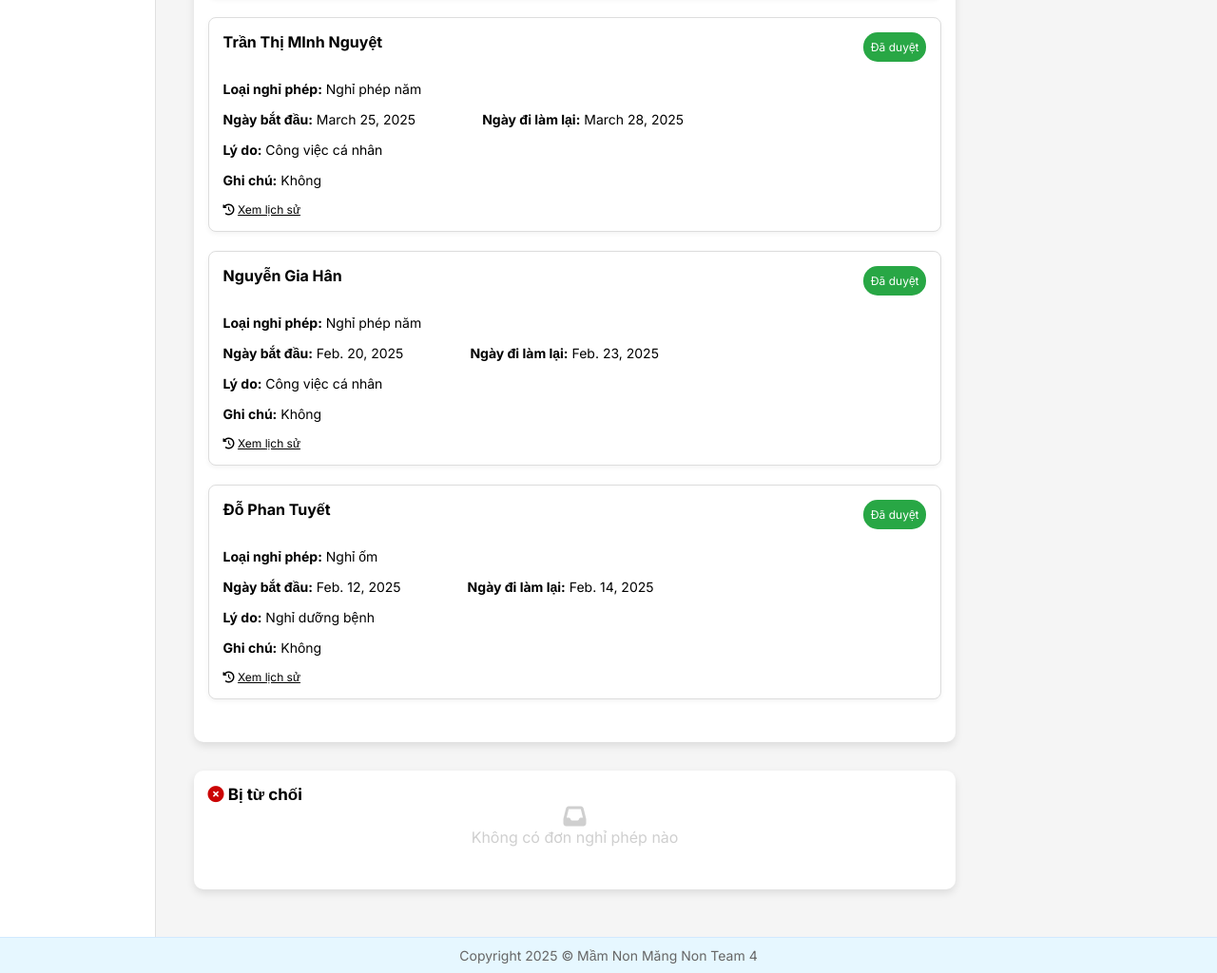
/home/admin/NghiPhep/ (signed in, lower part), run on an earlier commit of the app's database.
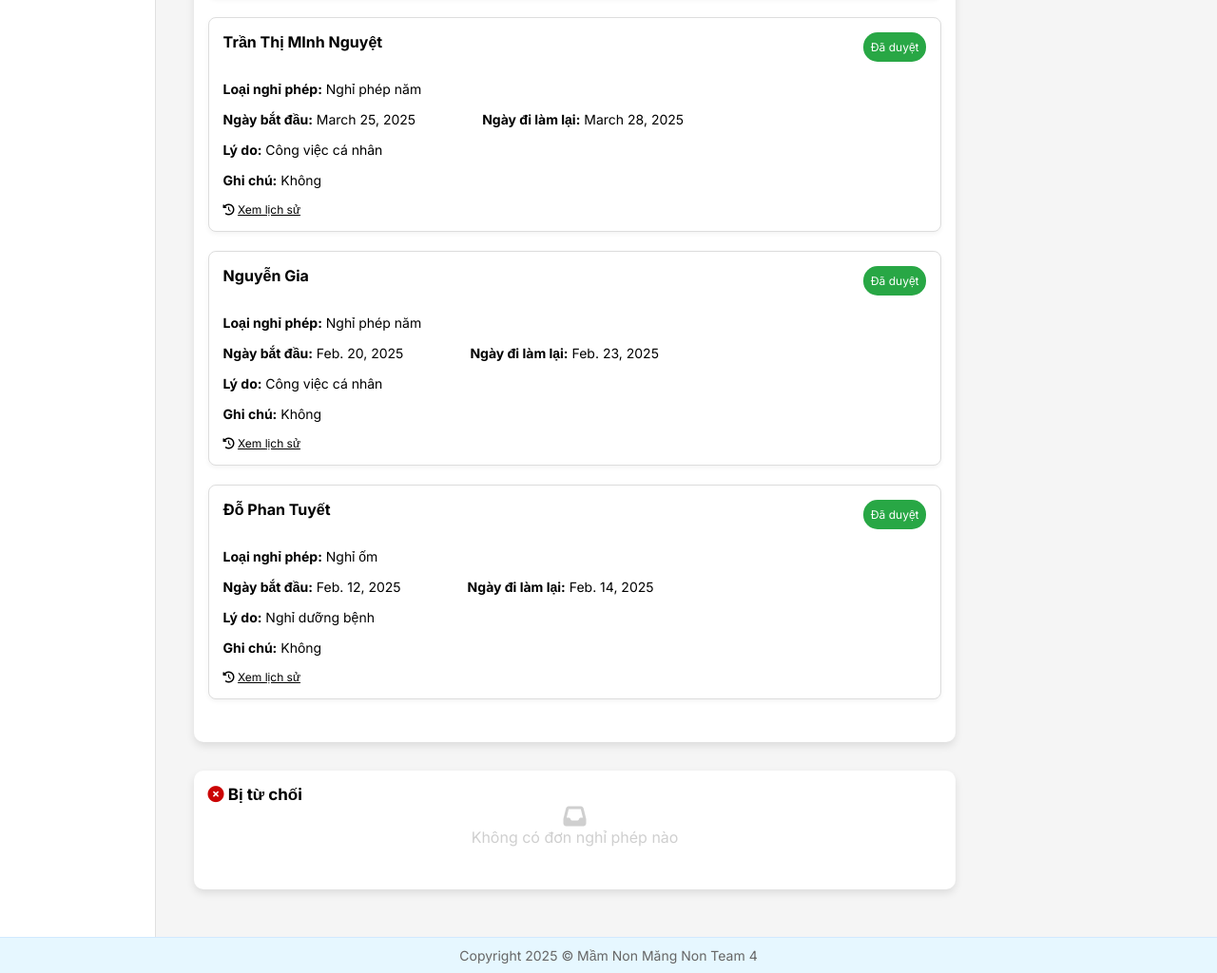
And on a later commit of the database.
### HOME/models.py (models this page shows, shortened)
class NghiPhep(models.Model):
   nhan_vien = models.ForeignKey(NhanVien, on_delete=models.CASCADE, related_name='nguoi_tao_don')
   loai_nghi = models.CharField(max_length=100)
   ngay_bat_dau = models.DateField(null=True)
   ngay_ket_thuc = models.DateField(null=True)
   ly_do = models.TextField()
   trang_thai_don = models.CharField(max_length=50, default='Đang chờ duyệt')
   ghi_chu = models.TextField(blank=True, null=True)
   ngay_tao_don = models.DateTimeField(null=True)
   ngay_chinh_sua = models.DateTimeField(null=True)
   nguoi_duyet = models.ForeignKey(NhanVien, null = True, on_delete=models.CASCADE, related_name='nguoi_duyet_don')
   ngay_duyet = models.DateField(blank=True, null=True)

class NhanVien(models.Model):
 user = models.OneToOneField(User, on_delete=models.CASCADE, unique=True, null=False, related_name='nhanvien_home')
 ten_nv = models.CharField(max_length=100)
 anh_ca_nhan = models.ImageField(upload_to='nhanvien/', null=True, blank=True)
 gioi_tinh = models.CharField(max_length=10, choices=[('2', 'Nam'), ('1', 'Nữ')],default='1')
 ngay_sinh = models.DateField(null=True)
 vi_tri_cong_viec = models.CharField(max_length=100, blank=True, null=True)
 to_phong_ban = models.CharField(max_length=50, choices=TO_PHONG_BAN_CHOICES)
 trinh_do_hoc_van = models.CharField(max_length=50, choices=TRINH_DO_HOC_VAN_CHOICES)
 chuyen_nganh = models.CharField(max_length=100, null=True)
 noi_dao_tao = models.CharField(max_length=100)
 nam_tn = models.IntegerField(null=True)
 ngay_cap = models.DateField(null=True)
 noi_cap = models.CharField(max_length=100)
 dia_chi_tam_tru = models.TextField(null=True)
 chuc_vu = models.CharField(max_length=150, null=True)
 so_dien_thoai = models.CharField(
     max_length=10,
     unique=True)
 email = models.EmailField(unique=True, max_length=50, null=True)
 so_cccd = models.CharField(
     max_length=12,
     unique=True
 )
 phu_caps = models.ManyToManyField(PhuCap, through='PhuCapNhanVien',blank=True)
 class Meta:
     db_table = 'HOME_nhanvien'
 def __str__(self):
     return self.ten_nv

### NghiPhep/views.py (the view)
# urls.py: path('home/admin/NghiPhep/', NghiPhep_list_admin, name='DanhSachNP'), #admin
@login_required
def NghiPhep_list_admin(request):
    nhanvien = get_object_or_404(NhanVien, user=request.user)
    thong_tin = DS_NV_quan_ly(request, nhanvien)
    nhan_vien_quan_ly = thong_tin['nhan_vien_quan_ly']
    year=thong_tin['year']
    status_labels = ['Đang chờ duyệt', 'Đã duyệt', 'Bị từ chối']
    nghiphep_list = {}
    for status in status_labels:
        nghiphep_list[status] = NghiPhep.objects.filter(trang_thai_don=status, ngay_tao_don__year=year,
                                                        nhan_vien__in=nhan_vien_quan_ly).order_by('-ngay_tao_don')
    formghichu = Ghichu(request.GET)
    context = {
        'nghiphep':nghiphep_list,
        'nhan_vien': nhanvien,
        'formghichu': formghichu,
        'nhan_vien_quan_ly': nhan_vien_quan_ly,
        **DS_NV_quan_ly(request, nhanvien),
        **ThongTinNP_admin(request, nhanvien)
    }
    print("CTX nhan_vien obj:", context.get('nhan_vien'))
    return render(request, 'NghiPhep/NP_list_admin.html', context)

### NghiPhep/views.py (called while the page is built)
def ThongTinNPYear( year):
    years = NghiPhep.objects.values_list('ngay_tao_don__year', flat=True).distinct().order_by('-ngay_tao_don__year')
    if year is None:
        year = now().year
    else:
        year = int(year)
    return {'year':year,
            'years': years}

def ThongTinNP_admin(request, nhanvien):
    nam = request.GET.get('year')
    thong_tin = ThongTinNPYear(nam)
    year = thong_tin['year']
    thong_tin = DS_NV_quan_ly(request, nhanvien)
    nhan_vien_quan_ly = thong_tin['nhan_vien_quan_ly']
    danh_sach = NghiPhep.objects.filter(nhan_vien__in=nhan_vien_quan_ly, ngay_tao_don__year=year)
    return {
        'year': year,
        'years': thong_tin['years'],
        'so_don': danh_sach.count(),
        'so_don_dang_duyet': danh_sach.filter(trang_thai_don='Đang chờ duyệt'),
        'so_don_da_duyet': danh_sach.filter(trang_thai_don='Đã duyệt'),
        'so_don_dang_bi_tu_choi': danh_sach.filter(trang_thai_don='Bị từ chối'),
    }

### templates/NghiPhep/NP_list_admin.html (shortened to what the changed rows need)
{% extends 'NghiPhep/NP_list.html' %}
{% block content %}
<div class="" >
    <div class="ndung" style='display: flex; gap: 60px;  '>
            <div class="ndungNP" style="width: 900px">
                {% for status, danh_sach in nghiphep.items %}
                    <div class="card" style="margin-bottom: 30px;width:100%; background-color: #ffffff; padding: 15px; border-radius: 10px; box-shadow: 0px 4px 8px rgba(0, 0, 0, 0.1);">
                        <div class="card-header">
                            <h2 class="card-title">
                                {% if status == 'Đang chờ duyệt' %}
                                    <i class="fas fa-clock status-icon pending" style="color: #FFD63A"></i>
                                {% elif status == 'Đã duyệt' %}
                                    <i class="fas fa-check-circle status-icon approved" style="color: #5CB338"></i>
                                {% elif status == 'Bị từ chối' %}
                                    <i class="fas fa-times-circle status-icon rejected" style="color: #CB0404"></i>
                                {% endif %}
                                {{status}}
                            </h2>
                        </div>
                        <div class="card-body" style="margin-bottom: 30px; ">
                            {% if danh_sach %}
                                <div class="leave-list">
                                    {% for item in danh_sach %}
                                        <div class="leave-item" style="border: 1px solid #ddd;
                                                                border-radius: 8px;
                                                                padding: 15px;
                                                                background-color: #fff;
                                                                box-shadow: 0 2px 5px rgba(0, 0, 0, 0.05);
                                                                margin-bottom: 20px; margin-top: 10px" >
                                            <div class="leave-header" >
                                                <div class="employee-name" style="display: flex; justify-content: space-between;align-item:center">
                                                    <span class="tennhanvien" style="font-size: 16px; font-weight: bold">{{ item.nhan_vien.ten_nv }}</span>
                                                    <span class="badge {% if status == 'Đang chờ duyệt' %}badge-warning{% elif status == 'Đã duyệt' %}badge-success{% else %}badge-danger{% endif %}">
                                                    {{status}}
                                                    </span>
                                                </div>
                                            </div>
                                            <div class="leave-body" style="">
                                                <div class="leave-details" style="margin-top: 20px; font-size: 14px" >
                                                    <div class="detail-group">
                                                        <p><strong >Loại nghỉ phép:</strong> {{item.loai_nghi }}</p>
                                                    </div>
                                                    <div class="detail-group" style="display: flex; gap: 70px">
                                                        <p><strong >Ngày bắt đầu:</strong> {{ item.ngay_bat_dau }}</p>
                                                        <p><strong>Ngày đi làm lại:</strong> {{ item.ngay_ket_thuc }}</p>
                                                    </div>
                                                    <div class="detail-group">
                                                        <p><strong>Lý do:</strong> {{ item.ly_do }}</p>
                                                    </div>
                                                    {% if item.trang_thai_don == 'Đang chờ duyệt' %}
                                                        <div class="detail-group">
                                                            <form method="post" action="{% url 'XulyNP' item.id %}" style="width: 100%;">
                                                                {% csrf_token %}
                                                                <div class="inputghichu">
                                                                    <p><strong>Ghi chú:</strong></p>
                                                                    <textarea style="width: 60%; margin-top: 5px; border: 1px solid #999;border-radius: 5px" name="ghichu" id="id_ghichu" rows="4">{{ formghichu.ghichu.value }}</textarea>
                                                                </div>
                                                                {% if messages %}
                                                                    {% for message in messages %}
                                                                        <div class="alert alert-danger">{{ message }}</div>
                                                                    {% endfor %}
                                                                {% endif %}
                                                                <div class="duyet_tuchoi" style="display: flex; gap: 10px; margin-top: 5px">
                                                                    <button type="submit" name="action" value="duyet" class="btn-duyet">Duyệt</button>
                                                                    <button type="submit" name="action" value="tuchoi" class="btn-tuchoi">Từ chối</button>
                                                                </div>
                                                            </form>
                                                        </div>
                                                    {% else %}
                                                        <div class="detail-group">
                                                            <p><strong>Ghi chú:</strong> {{ item.ghi_chu|default:"Không" }}</p>
                                                        </div>
                                                    {% endif %}
                                                </div>
                                            </div>
                                            <div class="np-card-footer">
                                                <div style=" ">
                                                    <i class="fa-solid fa-clock-rotate-left" style="size: 14px"></i>
                                                    <a onclick="toggleHistory({{ item.id }})" class="historylink" style="text-decoration: underline"> Xem lịch sử</a>
                                                </div>
                                            </div>
                                        </div>
                                    {% endfor %}
                                </div>
                            {% else %}
                                <div class="empty-state">
                                    <i class="fas fa-inbox" style="font-size: 24px"></i>
                                    <p>Không có đơn nghỉ phép nào</p>
                                </div>
                            {% endif %}
                        </div>
                    </div>
                {% endfor %}
            </div>
    </div>
</div>
{% endblock %}

What changed in the data, as far as the page shows it:
changed through a linked row, NghiPhep: nhan_vien.ten_nv "Nguyễn Gia Hân" → "Nguyễn Gia"
